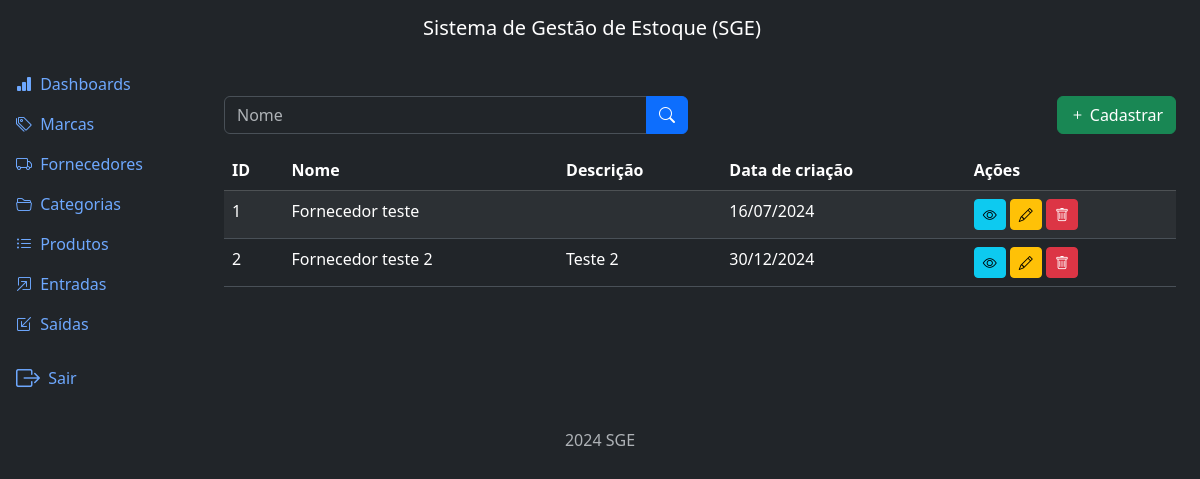
Page /suppliers/list/ (signed in) on the earlier database version.
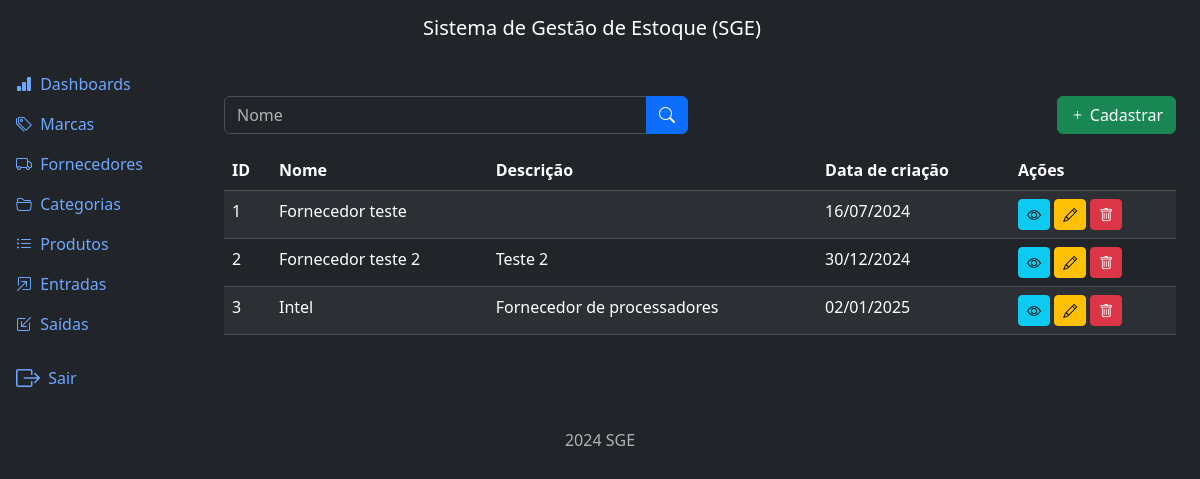
Same page on the later database version.
### suppliers/models.py (models this page shows, shortened)
class Supplier(models.Model):
    name = models.CharField(max_length=500)
    description = models.TextField(null=True, blank=True)
    created_at = models.DateTimeField(auto_now_add=True)
    updated_at = models.DateTimeField(auto_now=True)
    class Meta:
        ordering = ['name']

### suppliers/views.py (the view)
# urls.py: path('list/', views.SupplierListView.as_view(), name='list'),
class SupplierListView(LoginRequiredMixin, PermissionRequiredMixin, ListView):
    model = Supplier
    template_name = 'supplier_list.html'
    context_object_name = 'suppliers'
    paginate_by = 5
    permission_required = 'suppliers.view_supplier'
    def get_queryset(self):
        qs = super().get_queryset()
        name = self.request.GET.get('name')
        if name:
            qs = qs.filter(name__icontains=name)
        return qs

### suppliers/templates/supplier_list.html (shortened to what this page needs)
{% extends "base.html" %}
{% block content %}
  <div class="row mb-3">
    <div class="col-md-6">
      <form method="GET" action="{% url "supplier:list" %}">
        <div class="input-group">
          <input type="text" class="form-control" name="name" placeholder="Nome" value="{{request.GET.name}}">
          <button type="submit" class="btn btn-primary">
            <i class="bi bi-search"></i>
          </button>
        </div>
      </form>
    </div>
    {% if perms.suppliers.add_supplier %}
      <div class="col-md-6">
        <a href="{% url "supplier:create" %}" class="btn btn-success float-end" >
          <i class="bi bi-plus"></i>
          Cadastrar
        </a>
      </div>
    {% endif %}
  </div>
  <div class="table-responsive">
    <table class="table table-striped table-border">
      <thead class="table-dark">
        <tr>
          <th>ID</th>
          <th>Nome</th>
          <th>Descrição</th>
          <th>Data de criação</th>
          <th>Ações</th>
        </tr>
      </thead>
      <tbody>
        {% for supplier in suppliers %}
          <tr>
            <td>{{ supplier.id }}</td>
            <td>{{ supplier.name }}</td>
            <td>{{ supplier.description }}</td>
            <td>{{ supplier.created_at|date:"d/m/Y" }}</td>
            <td>
              <a href="{% url "supplier:detail" supplier.id %}" class="btn btn-info btn-sm"><i class="bi bi-eye"></i></a>
              {% if perms.suppliers.change_supplier %}
                <a href="{% url "supplier:update" supplier.id %}" class="btn btn-warning btn-sm"><i class="bi bi-pencil"></i></a>
              {% endif %}
              {% if perms.suppliers.delete_supplier %}
                <a href="{% url "supplier:delete" supplier.id %}" class="btn btn-danger btn-sm"><i class="bi bi-trash"></i></a>
              {% endif %}
            </td>
          </tr>
        {% endfor %}
      </tbody>
    </table>
  </div>
{% endblock content %}

Differences in the rows shown:
added Supplier: id "3", name "Intel", description "Fornecedor de processadores", created_at "02/01/2025"
